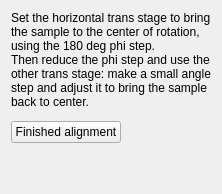
     <widget class="QWidget" name="page_trans_both">
      <layout class="QVBoxLayout" name="layout_trans_both">
       <item>
        <widget class="QLabel" name="lb_transboth_title">
         <property name="text">
          <string>Set the horizontal trans stage to bring the sample to the center of rotation, using the 180 deg phi step.&lt;br/&gt;Then reduce the phi step and use the other trans stage: make a small angle step and adjust it to bring the sample back to center.</string>
         </property>
         <property name="textFormat">
          <enum>Qt::RichText</enum>
         </property>
         <property name="wordWrap">
          <bool>true</bool>
         </property>
        </widget>
       </item>
       <item>
        <widget class="QWidget" name="container_rows_transboth" native="true"/>
       </item>
       <item>
        <layout class="QHBoxLayout" name="layout_transboth_buttons">
         <item>
          <widget class="QPushButton" name="pb_both_finish">
           <property name="text">
            <string>Finished alignment</string>
           </property>
          </widget>
         </item>
         <item>
          <spacer name="spacer_transboth">
           <property name="orientation">
            <enum>Qt::Horizontal</enum>
           </property>
           <property name="sizeHint" stdset="0">
            <size>
             <width>40</width>
             <height>20</height>
            </size>
           </property>
          </spacer>
         </item>
        </layout>
       </item>
       <item>
        <spacer name="spacer_transboth_bottom">
         <property name="orientation">
          <enum>Qt::Vertical</enum>
         </property>
         <property name="sizeHint" stdset="0">
          <size>
           <width>20</width>
           <height>40</height>
          </size>
         </property>
        </spacer>
       </item>
      </layout>
     </widget>
